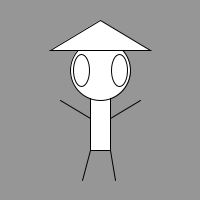
Frame 1 (no input)
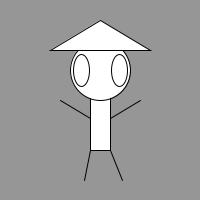
Frame 60 (the mouse pressed at the canvas centre just before this capture)
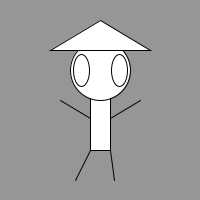
Frame 120 (the mouse held since frame 60 and released just before this capture)

The Processing sketch that drew these frames (run headless with seeded random() and noise(); from frame 60 on, the mouse is pressed at the canvas centre):

// Processing sketch: processing_78790
// ── processing_78790.pde

void setup(){
  size (200,200);
  frameRate(15);
  smooth();
}

void draw(){
  background(150);
  rectMode(CENTER);
  rect(100,100,20,100);
  ellipse(100,70,60,60);
  ellipse(81,70,16,32); 
  ellipse(119,70,16,32); 
  triangle(50,50,100,20,150,50);
  line(90,150,random(70,90),180);
  line(110,150,random(110,130),180);
  //haende
  line(110,118,140,100);
  line(90,118,60,100);
  
  println("koordinaten (x/y): " + mouseX + "/"+ mouseY);
}
